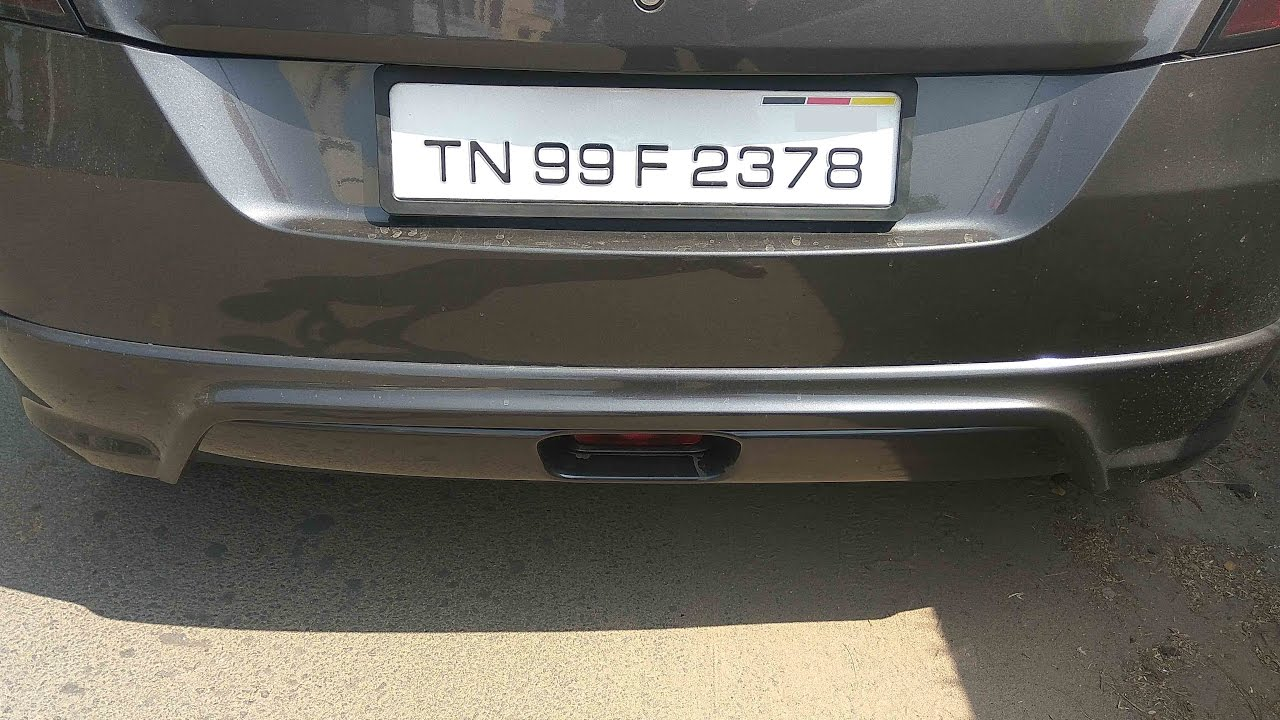
#> input picture b.jpg, 1280 x 720 px
$ python main.py
#> lines starting #> are read from the running program, lines starting #| are printed output that depends on the picture; after the words box and inside, x2 and y2 are one past the last pixel; in counts of white or black regions, pixels touching at a corner belong together
import cv2
import imutils #for resizing images
import pytesseract

pytesseract.pytesseract.tesseract_cmd = r"C:\Program Files (x86)\Tesseract-OCR\tesseract"

image=cv2.imread('b.jpg') #reading the image file
#> image is the input picture: shape (720, 1280, 3); mean B, G, R 91.7, 98.5, 100.7
image=imutils.resize(image, width=500
                     )
#> image: shape (281, 500, 3)

cv2.imshow("Original Image",image)


gray=cv2.cvtColor(image,cv2.COLOR_BGR2GRAY)
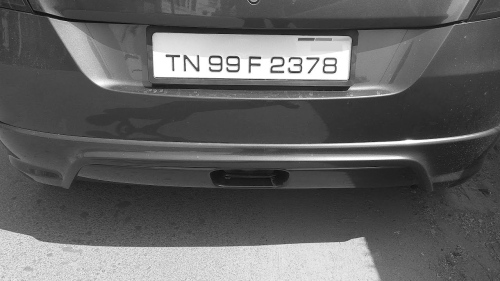
#> gray: shape (281, 500); min 14, max 255, mean 98.4
cv2.imshow("Gray Scale Image",gray)


gray=cv2.bilateralFilter(gray,11,17,17)
cv2.imshow("Smoother Image",gray)


edged=cv2.Canny(gray,170,200)
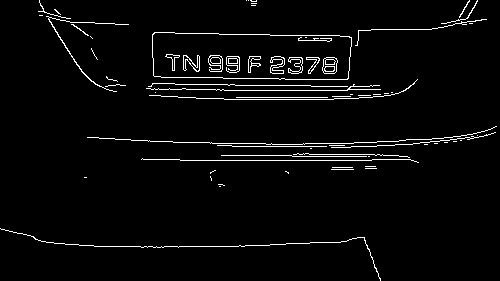
#> edged: shape (281, 500); 3.3% white in thin lines or dots
cv2.imshow("Canny edge",edged)


cnts,new = cv2.findContours(edged.copy(),cv2.RETR_LIST,cv2.CHAIN_APPROX_SIMPLE)
#> cnts = 84 contours, 60 with area under 20; largest, box (x1, y1, x2, y2) and area: (152, 32, 352, 80) 8655, (152, 32, 352, 80) 8650, (322, 57, 338, 74) 208, (270, 56, 285, 74) 122, (322, 57, 338, 74) 115; new = 84 rows, first 6: [1, -1, -1, -1], [2, 0, -1, -1], [3, 1, -1, -1], [4, 2, -1, -1], [5, 3, -1, -1], [6, 4, -1, -1]
image1=image.copy()
cv2.drawContours(image1,cnts,-1,(0,255,0),3)
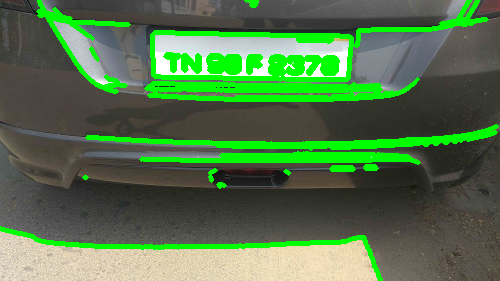
#> image1: shape (281, 500, 3); mean B, G, R 73.5, 116, 82.4
cv2.imshow("Canny after contouring",image1)


cnts=sorted(cnts, key=cv2.contourArea, reverse=True)[:50]
#> cnts = 50 contours, 26 with area under 20; largest, box (x1, y1, x2, y2) and area: (152, 32, 352, 80) 8655, (152, 32, 352, 80) 8650, (322, 57, 338, 74) 208, (270, 56, 285, 74) 122, (322, 57, 338, 74) 115
NumberPlateCount=None

image2= image.copy()
cv2.drawContours(image2,cnts,-1,(0,255,0),3)
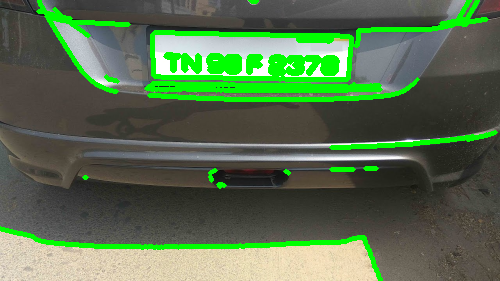
#> image2: shape (281, 500, 3); mean B, G, R 78, 111, 86.9
cv2.imshow("Top 50 contours",image2)


count = 0
name = 1

for i in cnts:
    perimeter=cv2.arcLength(i,True)
    approx = cv2.approxPolyDP(i,0.02*perimeter,True)
    if(len(approx)==4):
        NumberPlateCount = approx
        x,y,w,h = cv2.boundingRect(i)
        crp_img = image[y:y+h, x:x+w]
        cv2.imwrite(str(name)+'.png',crp_img)

        name = name + 1
        break
#> this loop made 1 pass
#> (perimeter, NumberPlateCount, x, y, w, h, name) on pass 1: (483.5, [[152, 34], [154, 76], [348, 78], [349, 36]], 152, 32, 200, 48, 2)
#> pass 1, `crp_img = image[y:y+h, x:x+w]`:
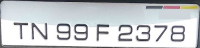
#> crp_img: shape (48, 200, 3); mean B, G, R 203.9, 201, 197.5
#> after the loop, name = 2
cv2.drawContours(image,[NumberPlateCount],-1,(0,255,0),3)
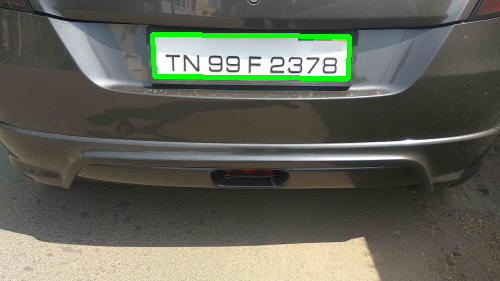
#> image: shape (281, 500, 3); mean B, G, R 88.7, 99.8, 97.8
cv2.imshow("Final Image",image)


crop_img_loc="1.png"
cv2.imshow("Cropped Image", cv2.imread(crop_img_loc))
text=""
#> (the run stopped early here; a loop or call above may not have finished)
